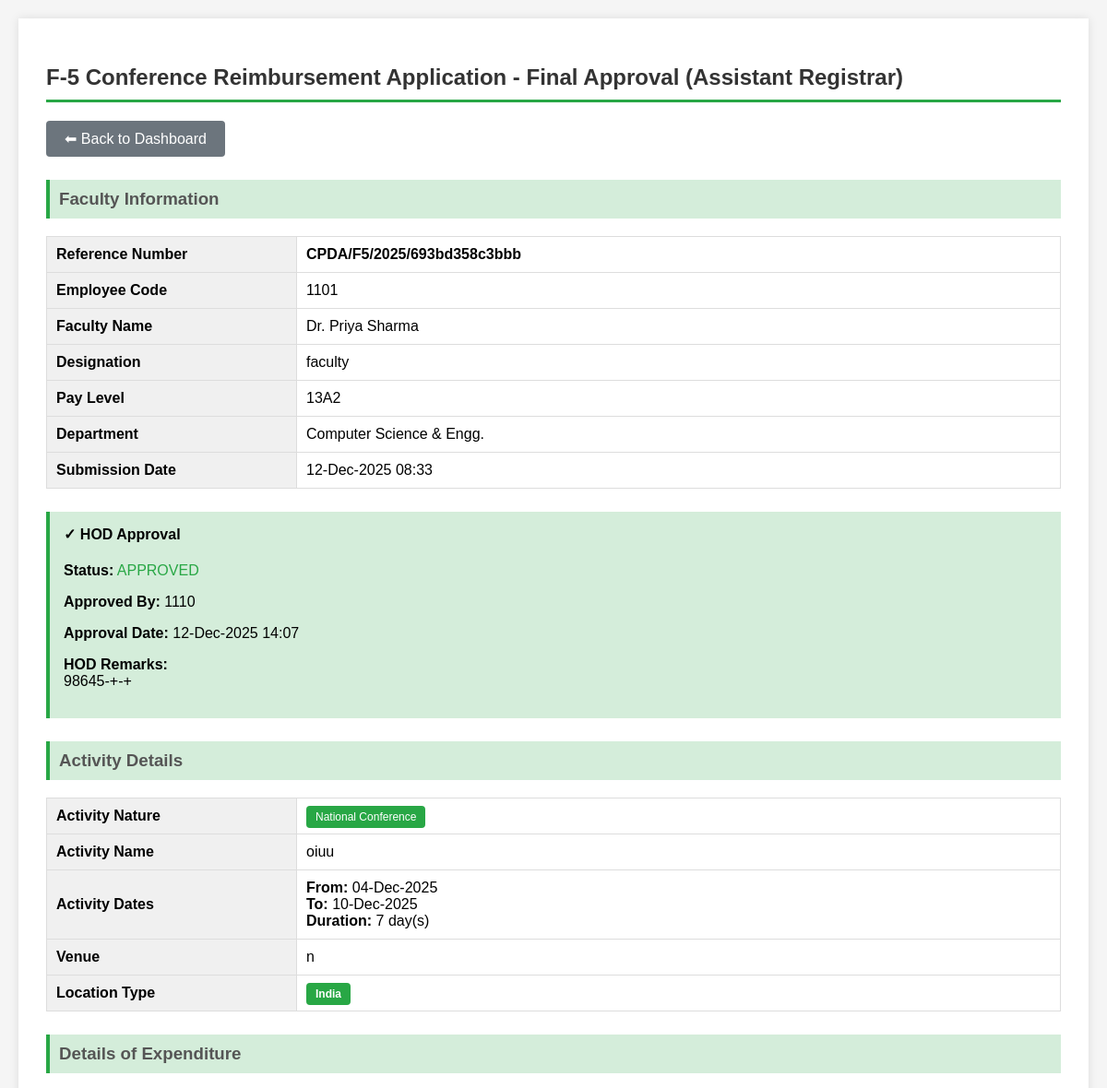
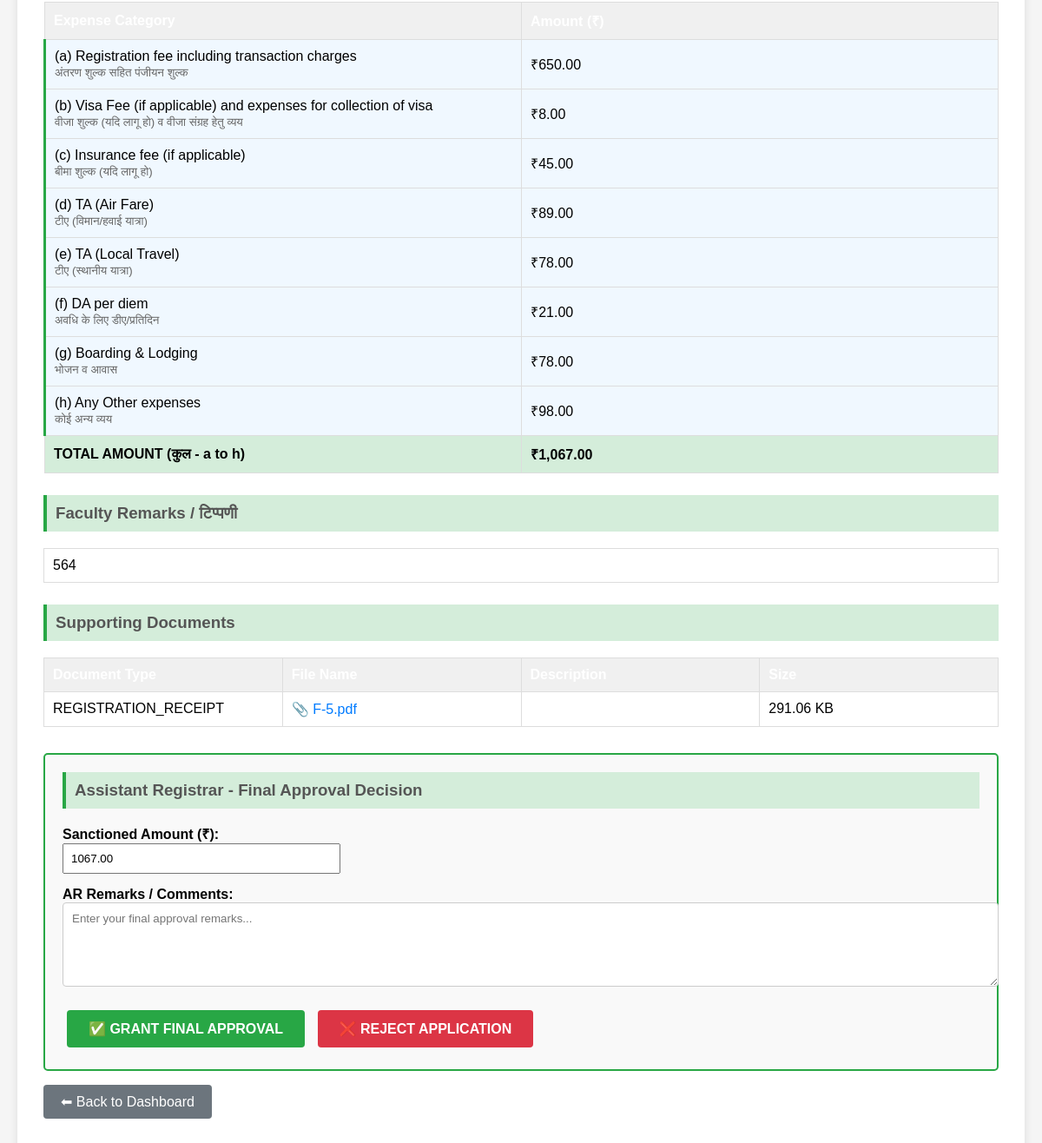
The page /views/ar_view_application.php?application_id=3&type=f5 (signed in) on the database its author committed (2 pictures, top to bottom).
### tables this page shows
CREATE TABLE `f5_conference_reimbursements` (
  `application_id` int(11) NOT NULL,
  `ref_number` varchar(100) DEFAULT NULL,
  `employee_code` int(11) NOT NULL,
  `faculty_name` varchar(200) NOT NULL,
  `designation` varchar(100) NOT NULL,
  `pay_level` varchar(10) NOT NULL,
  `department` varchar(200) NOT NULL,
  `activity_nature` enum('International Conference','National Conference','Workshop','Short Term Course','Seminar','Symposium') NOT NULL,
  `activity_name` varchar(500) NOT NULL,
  `activity_start_date` date NOT NULL,
  `activity_end_date` date NOT NULL,
  `activity_venue` varchar(300) NOT NULL,
  `location_type` enum('India','Abroad') NOT NULL,
  `expense_registration` decimal(10,2) DEFAULT 0.00,
  `expense_visa` decimal(10,2) DEFAULT 0.00,
  `expense_insurance` decimal(10,2) DEFAULT 0.00,
  `expense_air_fare` decimal(10,2) DEFAULT 0.00,
  `expense_local_travel` decimal(10,2) DEFAULT 0.00,
  `expense_da_per_diem` decimal(10,2) DEFAULT 0.00,
  `expense_boarding_lodging` decimal(10,2) DEFAULT 0.00,
  `expense_other` decimal(10,2) DEFAULT 0.00,
  `expense_other_description` text DEFAULT NULL,
  `total_amount` decimal(10,2) NOT NULL,
  `remarks` text DEFAULT NULL,
  `status` enum('PENDING','HOD_APPROVED','HOD_REJECTED','ACCOUNTS_APPROVED','ACCOUNTS_REJECTED','COMPLETED') DEFAULT 'PENDING',
  `hod_status` enum('PENDING','APPROVED','REJECTED') DEFAULT 'PENDING',
  `hod_approved_by` varchar(50) DEFAULT NULL,
  `hod_approved_at` datetime DEFAULT NULL,
  `hod_comments` text DEFAULT NULL,
  `accounts_status` enum('PENDING','APPROVED','REJECTED') DEFAULT 'PENDING',
  `accounts_approved_by` varchar(50) DEFAULT NULL,
  `accounts_approved_at` datetime DEFAULT NULL,
  `accounts_comments` text DEFAULT NULL,
  `created_at` timestamp NOT NULL DEFAULT current_timestamp(),
  `updated_at` timestamp NOT NULL DEFAULT current_timestamp() ON UPDATE current_timestamp()
);

CREATE TABLE `f5_attachments` (
  `id` int(11) NOT NULL,
  `reimbursement_id` int(11) NOT NULL,
  `attachment_type` enum('REGISTRATION_RECEIPT','VISA_RECEIPT','INSURANCE_RECEIPT','FLIGHT_TICKET','TRAVEL_RECEIPT','HOTEL_BILL','BOARDING_LODGING','CONFERENCE_CERTIFICATE','OTHER') NOT NULL,
  `file_name` varchar(255) NOT NULL,
  `file_path` varchar(500) NOT NULL,
  `file_size` int(11) NOT NULL,
  `file_type` varchar(100) NOT NULL,
  `description` text DEFAULT NULL,
  `uploaded_at` timestamp NOT NULL DEFAULT current_timestamp()
);

### views/ar_view_application.php (the view, shortened to what this page needs)
<?php
include_once '../config/db.php';
$app_id = $_GET['application_id'] ?? null;
$type = $_GET['type'] ?? 'f4';
if ($type === 'f5') {
    $stmt = $conn->prepare("SELECT * FROM f5_conference_reimbursements WHERE application_id = ?");
    $stmt->bind_param("i", $app_id);
    $stmt->execute();
    $app = $stmt->get_result()->fetch_assoc();
    $stmt2 = $conn->prepare("SELECT * FROM f5_attachments WHERE reimbursement_id = ?");
    $stmt2->bind_param("i", $app_id);
    $stmt2->execute();
    $attachments = $stmt2->get_result();
}
?>
<!DOCTYPE html>
<html lang="en">
<head>
</head>
<body>
<div class="container">
    <h2>
        <?php
        if ($type === 'f5') {
            echo 'F-5 Conference Reimbursement Application - Final Approval (Assistant Registrar)';
        } else {
            echo 'F-4 Reimbursement Application - Final Approval (Assistant Registrar)';
        }
        ?>
    </h2>
    <p><a href="accounts_ar_dashboard.php" class="btn-back">⬅ Back to Dashboard</a></p>
    <?php if ($type === 'f5'): ?>
        <h3>Faculty Information</h3>
        <table>
            <tr><th>Reference Number</th><td><strong><?= htmlspecialchars($app['ref_number']); ?></strong></td></tr>
            <tr><th>Employee Code</th><td><?= htmlspecialchars($app['employee_code']); ?></td></tr>
            <tr><th>Faculty Name</th><td><?= htmlspecialchars($app['faculty_name']); ?></td></tr>
            <tr><th>Designation</th><td><?= htmlspecialchars($app['designation']); ?></td></tr>
            <tr><th>Pay Level</th><td><?= htmlspecialchars($app['pay_level']); ?></td></tr>
            <tr><th>Department</th><td><?= htmlspecialchars($app['department']); ?></td></tr>
            <tr><th>Submission Date</th><td><?= date('d-M-Y H:i', strtotime($app['created_at'])); ?></td></tr>
        </table>
        <div class="hod-approval">
            <h4 style="margin-top:0;">✓ HOD Approval</h4>
            <p><strong>Status:</strong> <span style="color: #28a745;">APPROVED</span></p>
            <p><strong>Approved By:</strong> <?= htmlspecialchars($app['hod_approved_by'] ?? 'N/A'); ?></p>
            <?php if ($app['hod_approved_at']): ?>
                <p><strong>Approval Date:</strong> <?= date('d-M-Y H:i', strtotime($app['hod_approved_at'])); ?></p>
            <?php endif; ?>
            <?php if ($app['hod_comments']): ?>
                <p><strong>HOD Remarks:</strong><br><?= nl2br(htmlspecialchars($app['hod_comments'])); ?></p>
            <?php endif; ?>
        </div>
        <h3>Activity Details</h3>
        <table>
            <tr><th>Activity Nature</th><td><span class="badge"><?= htmlspecialchars($app['activity_nature']); ?></span></td></tr>
            <tr><th>Activity Name</th><td><?= htmlspecialchars($app['activity_name']); ?></td></tr>
            <tr>
                <th>Activity Dates</th>
                <td>
                    <strong>From:</strong> <?= date('d-M-Y', strtotime($app['activity_start_date'])); ?><br>
                    <strong>To:</strong> <?= date('d-M-Y', strtotime($app['activity_end_date'])); ?><br>
                    <strong>Duration:</strong> <?php
                        $start = new DateTime($app['activity_start_date']);
                        $end = new DateTime($app['activity_end_date']);
                        $interval = $start->diff($end);
                        echo ($interval->days + 1) . ' day(s)';
                    ?>
                </td>
            </tr>
            <tr><th>Venue</th><td><?= htmlspecialchars($app['activity_venue']); ?></td></tr>
            <tr>
                <th>Location Type</th>
                <td>
                    <span class="badge-location badge-<?= strtolower($app['location_type']); ?>">
                        <?= htmlspecialchars($app['location_type']); ?>
                    </span>
                </td>
            </tr>
        </table>
        <h3>Details of Expenditure</h3>
        <table>
            <tr class="section-header"><th>Expense Category</th><th>Amount (₹)</th></tr>
            <tr class="expense-category">
                <td>(a) Registration fee including transaction charges<br>
                    <small style="color: #666;">अंतरण शुल्क सहित पंजीयन शुल्क</small>
                </td>
                <td>₹<?= number_format($app['expense_registration'], 2); ?></td>
            </tr>
            <tr class="expense-category">
                <td>(b) Visa Fee (if applicable) and expenses for collection of visa<br>
                    <small style="color: #666;">वीजा शुल्क (यदि लागू हो) व वीजा संग्रह हेतु व्यय</small>
                </td>
                <td>₹<?= number_format($app['expense_visa'], 2); ?></td>
            </tr>
            <tr class="expense-category">
                <td>(c) Insurance fee (if applicable)<br>
                    <small style="color: #666;">बीमा शुल्क (यदि लागू हो)</small>
                </td>
                <td>₹<?= number_format($app['expense_insurance'], 2); ?></td>
            </tr>
            <tr class="expense-category">
                <td>(d) TA (Air Fare)<br>
                    <small style="color: #666;">टीए (विमान/हवाई यात्रा)</small>
                </td>
                <td>₹<?= number_format($app['expense_air_fare'], 2); ?></td>
            </tr>
            <tr class="expense-category">
                <td>(e) TA (Local Travel)<br>
                    <small style="color: #666;">टीए (स्थानीय यात्रा)</small>
                </td>
                <td>₹<?= number_format($app['expense_local_travel'], 2); ?></td>
            </tr>
            <tr class="expense-category">
                <td>(f) DA per diem<br>
                    <small style="color: #666;">अवधि के लिए डीए/प्रतिदिन</small>
                </td>
                <td>₹<?= number_format($app['expense_da_per_diem'], 2); ?></td>
            </tr>
            <tr class="expense-category">
                <td>(g) Boarding & Lodging<br>
                    <small style="color: #666;">भोजन व आवास</small>
                </td>
                <td>₹<?= number_format($app['expense_boarding_lodging'], 2); ?></td>
            </tr>
            <tr class="expense-category">
                <td>(h) Any Other expenses<br>
                    <small style="color: #666;">कोई अन्य व्यय</small>
                </td>
                <td>₹<?= number_format($app['expense_other'], 2); ?></td>
            </tr>
            <tr class="total-row">
                <td><strong>TOTAL AMOUNT (कुल - a to h)</strong></td>
                <td><strong>₹<?= number_format($app['total_amount'], 2); ?></strong></td>
            </tr>
        </table>
        <?php if (!empty($app['remarks'])): ?>
        <h3>Faculty Remarks / टिप्पणी</h3>
        <table>
            <tr>
                <td><?= nl2br(htmlspecialchars($app['remarks'])); ?></td>
            </tr>
        </table>
        <?php endif; ?>
        <h3>Supporting Documents</h3>
        <table>
            <tr class="section-header"><th>Document Type</th><th>File Name</th><th>Description</th><th>Size</th></tr>
            <?php if ($attachments->num_rows > 0): ?>
                <?php while ($attach = $attachments->fetch_assoc()): ?>
                    <tr>
                        <td><?= htmlspecialchars($attach['attachment_type']); ?></td>
                        <td>
                            <a href="<?= htmlspecialchars($attach['file_path']); ?>"
                               target="_blank" class="attachment-link">
                                📎 <?= htmlspecialchars($attach['file_name']); ?>
                            </a>
                        </td>
                        <td><?= htmlspecialchars($attach['description'] ?? 'N/A'); ?></td>
                        <td><?= round($attach['file_size'] / 1024, 2); ?> KB</td>
                    </tr>
                <?php endwhile; ?>
            <?php else: ?>
                <tr><td colspan="4"><em>No attachments uploaded</em></td></tr>
            <?php endif; ?>
        </table>
        <div class="button-group">
            <h3 style="margin-top: 0;">Assistant Registrar - Final Approval Decision</h3>
            <form action="../controllers/ARF4Controller.php" method="POST">
                <label><strong>Sanctioned Amount (₹):</strong></label><br>
                <input type="number" name="sanctioned_amount" step="0.01" min="0"
                       value="<?= $app['total_amount']; ?>"
                       style="width: 300px; padding: 8px; margin-bottom: 15px;" required>
                <br>
                <label><strong>AR Remarks / Comments:</strong></label><br>
                <textarea name="ar_remarks" rows="5" required placeholder="Enter your final approval remarks..."></textarea>
                <br><br>
                <button type="submit" name="action" value="approve" class="btn-approve">
                    ✅ GRANT FINAL APPROVAL
                </button>
                <button type="submit" name="action" value="reject" class="btn-reject">
                    ❌ REJECT APPLICATION
                </button>
            </form>
        </div>
    <?php endif; ?>
    <p><a href="accounts_ar_dashboard.php" class="btn-back">⬅ Back to Dashboard</a></p>
</div>
</body>
</html>

### views/ar_view_application.php (style rules this page uses)
body { font-family: Arial, sans-serif; margin: 20px; background-color: #f5f5f5; }
.container { max-width: 1200px; margin: 0 auto; background: white; padding: 30px; box-shadow: 0 0 10px rgba(0,0,0,0.1); }
h2 { color: #333; border-bottom: 3px solid #28a745; padding-bottom: 10px; }
h3 { color: #555; margin-top: 25px; background: #d4edda; padding: 10px; border-left: 4px solid #28a745; }
table { border-collapse: collapse; width: 100%; margin-bottom: 25px; background: white; }
table, th, td { border: 1px solid #ddd; }
th { background-color: #f0f0f0; padding: 10px; text-align: left; width: 250px; font-weight: bold; }
td { padding: 10px; }
.section-header { background: #28a745; color: white; padding: 12px; font-weight: bold; font-size: 16px; }
textarea { width: 100%; padding: 10px; border: 1px solid #ccc; border-radius: 4px; font-family: Arial, sans-serif; }
.button-group { margin-top: 30px; padding: 20px; background: #f9f9f9; border: 2px solid #28a745; border-radius: 5px; }
button { padding: 12px 25px; margin: 5px; cursor: pointer; border: none; border-radius: 4px; font-size: 16px; font-weight: bold; }
.btn-approve { background: #28a745; color: white; }
.btn-reject { background: #dc3545; color: white; }
.btn-back { background: #6c757d; color: white; text-decoration: none; display: inline-block; padding: 10px 20px; border-radius: 4px; }
.expense-category { background: #f0f8ff; padding: 8px; border-left: 3px solid #28a745; }
.total-row { background: #d4edda; font-weight: bold; font-size: 16px; }
.hod-approval { background: #d4edda; border-left: 4px solid #28a745; padding: 15px; margin: 20px 0; }
.badge { background: #28a745; color: white; padding: 5px 10px; border-radius: 4px; font-size: 12px; }
.badge-location { padding: 5px 10px; border-radius: 4px; font-size: 12px; font-weight: bold; }
.badge-india { background: #28a745; color: white; }
.attachment-link { color: #007bff; text-decoration: none; }

### rows shown on the page
f5_conference_reimbursements: ref_number "CPDA/F5/2025/693bd358c3bbb", employee_code "1101", faculty_name "Dr. Priya Sharma", designation "faculty", pay_level "13A2", department "Computer Science & Engg.", created_at "12-Dec-2025 08:33", hod_approved_by "1110", hod_approved_at "12-Dec-2025 14:07", hod_comments "98645-+-+", activity_nature "National Conference", activity_name "oiuu", activity_start_date "04-Dec-2025", activity_end_date "10-Dec-2025", $interval->days + 1 "7", activity_venue "n", location_type "India", expense_registration "650.00", expense_visa "8.00", expense_insurance "45.00", expense_air_fare "89.00", expense_local_travel "78.00", expense_da_per_diem "21.00", expense_boarding_lodging "78.00", expense_other "98.00", total_amount "1,067.00", remarks "564", sanctioned_amount "1067.00"
f5_attachments: attachment_type "REGISTRATION_RECEIPT", file_name "F-5.pdf", $attach['file_size']/1024 "291.06"
